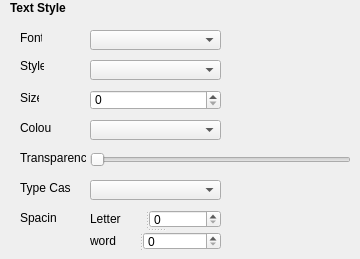
        <widget class="QWidget" name="textPage">
         <widget class="QLabel" name="label_9">
          <property name="geometry">
           <rect>
            <x>10</x>
            <y>0</y>
            <width>91</width>
            <height>16</height>
           </rect>
          </property>
          <property name="font">
           <font>
            <weight>75</weight>
            <bold>true</bold>
           </font>
          </property>
          <property name="text">
           <string>Text Style</string>
          </property>
         </widget>
         <widget class="QLabel" name="label_16">
          <property name="geometry">
           <rect>
            <x>20</x>
            <y>30</y>
            <width>22</width>
            <height>16</height>
           </rect>
          </property>
          <property name="text">
           <string>Font</string>
          </property>
         </widget>
         <widget class="QComboBox" name="comboBox_2">
          <property name="geometry">
           <rect>
            <x>90</x>
            <y>30</y>
            <width>131</width>
            <height>20</height>
           </rect>
          </property>
         </widget>
         <widget class="QLabel" name="label_17">
          <property name="geometry">
           <rect>
            <x>20</x>
            <y>58</y>
            <width>24</width>
            <height>16</height>
           </rect>
          </property>
          <property name="text">
           <string>Style</string>
          </property>
         </widget>
         <widget class="QComboBox" name="comboBox_3">
          <property name="geometry">
           <rect>
            <x>90</x>
            <y>60</y>
            <width>131</width>
            <height>20</height>
           </rect>
          </property>
         </widget>
         <widget class="QLabel" name="label_18">
          <property name="geometry">
           <rect>
            <x>20</x>
            <y>90</y>
            <width>19</width>
            <height>16</height>
           </rect>
          </property>
          <property name="text">
           <string>Size</string>
          </property>
         </widget>
         <widget class="QSpinBox" name="spinBox">
          <property name="geometry">
           <rect>
            <x>90</x>
            <y>90</y>
            <width>131</width>
            <height>20</height>
           </rect>
          </property>
         </widget>
         <widget class="QLabel" name="label_19">
          <property name="geometry">
           <rect>
            <x>20</x>
            <y>120</y>
            <width>31</width>
            <height>16</height>
           </rect>
          </property>
          <property name="text">
           <string>Colour</string>
          </property>
         </widget>
         <widget class="QComboBox" name="comboBox_4">
          <property name="geometry">
           <rect>
            <x>90</x>
            <y>120</y>
            <width>131</width>
            <height>20</height>
           </rect>
          </property>
         </widget>
         <widget class="QLabel" name="label_20">
          <property name="geometry">
           <rect>
            <x>20</x>
            <y>150</y>
            <width>66</width>
            <height>16</height>
           </rect>
          </property>
          <property name="text">
           <string>Transparency</string>
          </property>
         </widget>
         <widget class="QSlider" name="horizontalSlider_2">
          <property name="geometry">
           <rect>
            <x>90</x>
            <y>150</y>
            <width>261</width>
            <height>19</height>
           </rect>
          </property>
          <property name="orientation">
           <enum>Qt::Horizontal</enum>
          </property>
         </widget>
         <widget class="QLabel" name="label_21">
          <property name="geometry">
           <rect>
            <x>20</x>
            <y>180</y>
            <width>51</width>
            <height>16</height>
           </rect>
          </property>
          <property name="text">
           <string>Type Case</string>
          </property>
         </widget>
         <widget class="QComboBox" name="comboBox_5">
          <property name="geometry">
           <rect>
            <x>90</x>
            <y>180</y>
            <width>131</width>
            <height>20</height>
           </rect>
          </property>
         </widget>
         <widget class="QSplitter" name="splitter_31">
          <property name="geometry">
           <rect>
            <x>90</x>
            <y>210</y>
            <width>131</width>
            <height>40</height>
           </rect>
          </property>
          <property name="orientation">
           <enum>Qt::Vertical</enum>
          </property>
          <widget class="QSplitter" name="splitter_29">
           <property name="orientation">
            <enum>Qt::Horizontal</enum>
           </property>
           <widget class="QLabel" name="label_23">
            <property name="text">
             <string>Letter</string>
            </property>
           </widget>
           <widget class="QSpinBox" name="spinBox_2"/>
          </widget>
          <widget class="QSplitter" name="splitter_30">
           <property name="orientation">
            <enum>Qt::Horizontal</enum>
           </property>
           <widget class="QLabel" name="label_24">
            <property name="text">
             <string>word</string>
            </property>
           </widget>
           <widget class="QSpinBox" name="spinBox_3"/>
          </widget>
         </widget>
         <widget class="QLabel" name="label_22">
          <property name="geometry">
           <rect>
            <x>20</x>
            <y>210</y>
            <width>37</width>
            <height>16</height>
           </rect>
          </property>
          <property name="text">
           <string>Spacing</string>
          </property>
         </widget>
        </widget>
